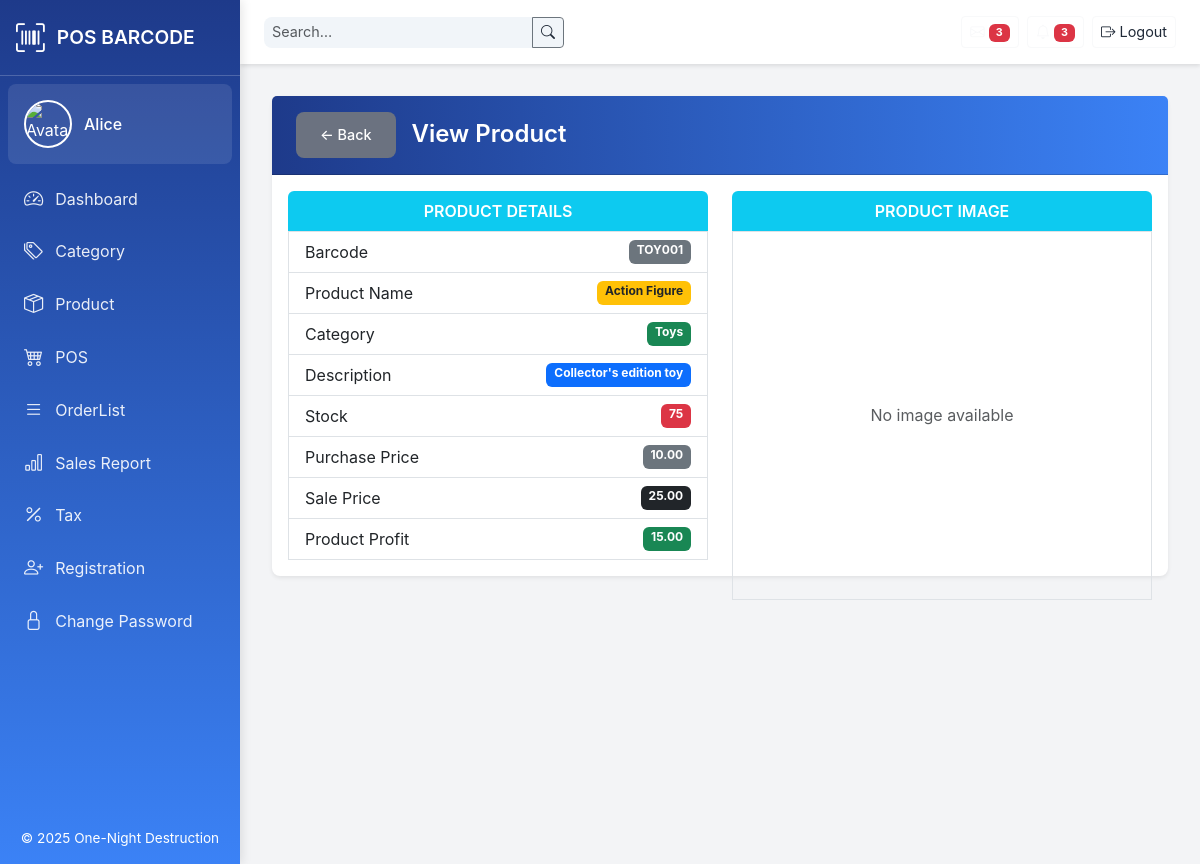
The page /views/view_product.php?barcode=TOY001 (signed in) on the database its author committed.
### tables this page shows
CREATE TABLE Tbl_Product (
  Product_id     INT             NOT NULL AUTO_INCREMENT,
  Barcode        VARCHAR(1000)   NOT NULL UNIQUE,
  Product_name   VARCHAR(200)    NOT NULL,
  Category_id    INT             NOT NULL,
  Description    VARCHAR(2000),
  Stock          INT             NOT NULL DEFAULT 0,
  Purchase_price DECIMAL(10,2)   NOT NULL,
  Sale_price     DECIMAL(10,2)   NOT NULL,
  Image          VARCHAR(500),
  PRIMARY KEY (Product_id),
  INDEX idx_category (Category_id),
  FOREIGN KEY (Category_id)
    REFERENCES Tbl_Category(Category_id)
    ON DELETE RESTRICT
    ON UPDATE CASCADE
);

CREATE TABLE Tbl_Category (
  Category_id   INT          NOT NULL AUTO_INCREMENT,
  Category_name VARCHAR(200) NOT NULL,
  PRIMARY KEY (Category_id)
);

### views/view_product.php (the view, shortened to what this page needs)
<?php
require_once __DIR__ . '/../config/db.php';
$barcode = $_GET['barcode'] ?? '';
$stmt = $conn->prepare("\n    SELECT \n      p.Barcode,\n      p.Product_name,\n      c.Category_name,\n      p.Description,\n      p.Stock,\n      p.Purchase_price,\n      p.Sale_price,\n      p.Image\n    FROM Tbl_Product AS p\n    LEFT JOIN Tbl_Category AS c\n      ON p.Category_id = c.Category_id\n    WHERE p.Barcode = ?\n    LIMIT 1\n");
$stmt->bind_param('s', $barcode);
$stmt->execute();
$res     = $stmt->get_result();
$product = $res->fetch_assoc();
$profit = $product['Sale_price'] - $product['Purchase_price'];
$pageTitle = 'View Product';
include __DIR__ . '/templates/header.php';
?>
<div class="card shadow-sm mb-4">
  <div class="card-header bg-white d-flex align-items-center">
    <a href="product.php" class="btn btn-sm btn-secondary me-3">&larr; Back</a>
    <h1 class="h5 mb-0"><?= htmlentities($pageTitle) ?></h1>
  </div>
  <div class="card-body p-3">
    <div class="row gx-4">
      <div class="col-12 col-md-6 mb-4 mb-md-0">
        <div class="bg-info text-white text-center fw-semibold py-2 rounded-top">
          PRODUCT DETAILS
        </div>
        <ul class="list-group list-group-flush border">
          <li class="list-group-item d-flex justify-content-between">
            <span>Barcode</span>
            <span class="badge bg-secondary"><?= htmlspecialchars($product['Barcode']) ?></span>
          </li>
          <li class="list-group-item d-flex justify-content-between">
            <span>Product Name</span>
            <span class="badge bg-warning text-dark"><?= htmlspecialchars($product['Product_name']) ?></span>
          </li>
          <li class="list-group-item d-flex justify-content-between">
            <span>Category</span>
            <span class="badge bg-success"><?= htmlspecialchars($product['Category_name']) ?></span>
          </li>
          <li class="list-group-item d-flex justify-content-between">
            <span>Description</span>
            <span class="badge bg-primary"><?= htmlspecialchars($product['Description']) ?></span>
          </li>
          <li class="list-group-item d-flex justify-content-between">
            <span>Stock</span>
            <span class="badge bg-danger"><?= htmlspecialchars($product['Stock']) ?></span>
          </li>
          <li class="list-group-item d-flex justify-content-between">
            <span>Purchase Price</span>
            <span class="badge bg-secondary"><?= number_format($product['Purchase_price'],2) ?></span>
          </li>
          <li class="list-group-item d-flex justify-content-between">
            <span>Sale Price</span>
            <span class="badge bg-dark"><?= number_format($product['Sale_price'],2) ?></span>
          </li>
          <li class="list-group-item d-flex justify-content-between">
            <span>Product Profit</span>
            <span class="badge bg-success"><?= number_format($profit,2) ?></span>
          </li>
        </ul>
      </div>
      <div class="col-12 col-md-6">
        <div class="bg-info text-white text-center fw-semibold py-2 rounded-top">
          PRODUCT IMAGE
        </div>
        <div class="border h-100 d-flex align-items-center justify-content-center overflow-hidden">
          <?php if (!empty($product['Image'])): ?>
            <img
              src="<?= BASE_URL . '/' . htmlspecialchars($product['Image']) ?>"
              alt="Product Image"
              class="img-fluid"
              style="max-width:100%; max-height:100%; object-fit:contain;">
          <?php else: ?>
            <span class="text-muted">No image available</span>
          <?php endif; ?>
        </div>
      </div>
    </div>
  </div>
</div>
<?php include __DIR__ . '/templates/footer.php'; ?>

### views/templates/header.php (style rules this page uses)
:root { --primary-color: #1e3a8a; --secondary-color: #3b82f6; --accent-color: #10b981; --background-color: #f3f4f6; --card-bg: #ffffff; --text-color: #1f2937; --border-radius: 8px; }
html, body { height: 100%; margin: 0; background: var(--background-color); font-family: 'Inter', -apple-system, BlinkMacSystemFont, 'Segoe UI', Roboto, sans-serif; color: var(--text-color); }
.card { border: none; border-radius: var(--border-radius); box-shadow: 0 4px 12px rgba(0, 0, 0, 0.1); background: var(--card-bg); transition: transform 0.2s ease; }
.card-header { background: linear-gradient(90deg, var(--primary-color), var(--secondary-color)); color: #ffffff; border-radius: var(--border-radius) var(--border-radius) 0 0; padding: 1rem 1.5rem; }
.card-header h1 { font-size: 1.5rem; font-weight: 600; margin: 0; }
.card-body { padding: 2rem; }
.btn-secondary { background: #6b7280; border: none; padding: 0.75rem 1.5rem; font-size: 0.9rem; font-weight: 500; border-radius: var(--border-radius); }

### rows shown on the page
tbl_product: Barcode "TOY001", Product_name "Action Figure", Category.Category_name "Toys", Description "Collector's edition toy", Stock "75", Purchase_price "10.00", Sale_price "25.00", profit "15.00"

### other values the page prints
$username "Alice"
$label "Dashboard"
$label "Category"
$label "Product"
$label "POS"
$label "OrderList"
$label "Sales Report"
$label "Tax"
$label "Registration"
$label "Change Password"
$pageTitle "View Product"
